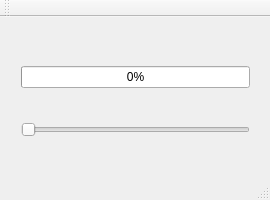
<?xml version="1.0" encoding="UTF-8"?>
<ui version="4.0">
 <class>MainWindow</class>
 <widget class="QMainWindow" name="MainWindow">
  <property name="geometry">
   <rect>
    <x>0</x>
    <y>0</y>
    <width>270</width>
    <height>200</height>
   </rect>
  </property>
  <property name="minimumSize">
   <size>
    <width>270</width>
    <height>200</height>
   </size>
  </property>
  <property name="maximumSize">
   <size>
    <width>270</width>
    <height>200</height>
   </size>
  </property>
  <property name="windowTitle">
   <string>Signals &amp; Slots</string>
  </property>
  <widget class="QWidget" name="centralWidget">
   <widget class="QWidget" name="layoutWidget">
    <property name="geometry">
     <rect>
      <x>10</x>
      <y>10</y>
      <width>251</width>
      <height>151</height>
     </rect>
    </property>
    <layout class="QVBoxLayout" name="verticalLayout">
     <item>
      <widget class="QProgressBar" name="progressBar">
       <property name="value">
        <number>0</number>
       </property>
      </widget>
     </item>
     <item>
      <widget class="QSlider" name="horizontalSlider">
       <property name="orientation">
        <enum>Qt::Horizontal</enum>
       </property>
      </widget>
     </item>
    </layout>
   </widget>
  </widget>
  <widget class="QMenuBar" name="menuBar">
   <property name="geometry">
    <rect>
     <x>0</x>
     <y>0</y>
     <width>270</width>
     <height>22</height>
    </rect>
   </property>
  </widget>
  <widget class="QToolBar" name="mainToolBar">
   <attribute name="toolBarArea">
    <enum>TopToolBarArea</enum>
   </attribute>
   <attribute name="toolBarBreak">
    <bool>false</bool>
   </attribute>
  </widget>
  <widget class="QStatusBar" name="statusBar"/>
 </widget>
 <layoutdefault spacing="6" margin="11"/>
 <resources/>
 <connections/>
</ui>
